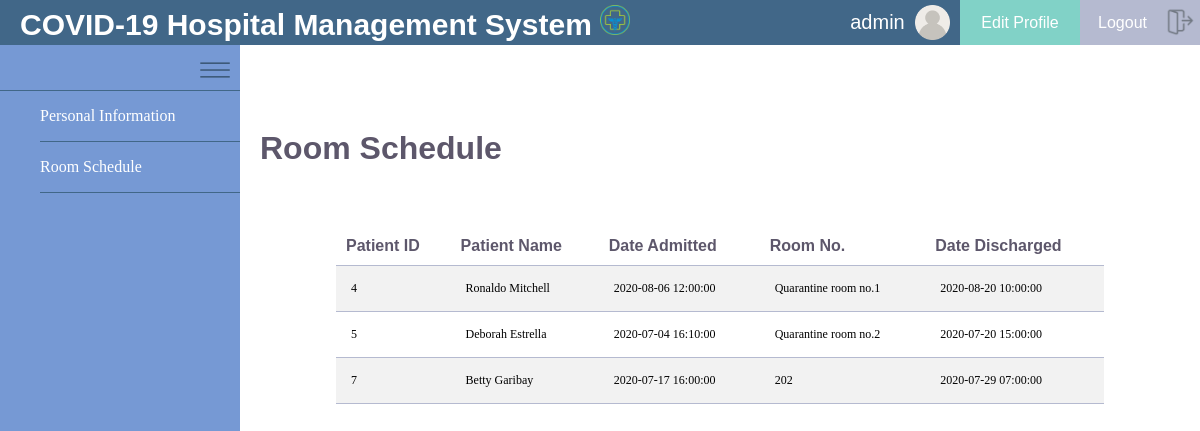
/Wardboy/room_sched.php (signed in), run on the app's committed database.
### tables this page shows
CREATE TABLE `patient_medhis` (
  `diagnosisID` int(20) NOT NULL,
  `NurseID` int(20) NOT NULL,
  `Nurse_name` varchar(255) NOT NULL,
  `ID` int(20) NOT NULL,
  `pVisit_date` datetime NOT NULL,
  `pFull_name` varchar(255) NOT NULL,
  `pAge` varchar(20) NOT NULL,
  `pWeight` varchar(20) NOT NULL,
  `pHeight` varchar(20) NOT NULL,
  `pBlood_pressure` varchar(20) NOT NULL,
  `pBlood_sugar` varchar(20) NOT NULL,
  `pBody_temperature` varchar(20) NOT NULL,
  `pSymptoms` text NOT NULL,
  `pDate_admitted` datetime NOT NULL,
  `pRoom_no` varchar(50) NOT NULL,
  `pDate_discharged` datetime NOT NULL,
  `pTravel_history` varchar(255) NOT NULL,
  `pModified_classification` varchar(255) NOT NULL,
  `pDate_confirmed` datetime NOT NULL,
  `pTest_results` varchar(200) NOT NULL,
  `pCondition` text NOT NULL
);

### Wardboy/room_sched.php (the view, shortened to what this page needs)
<?php include('code.php'); ?>
<!DOCTYPE html>
<html>
<head>
	<link rel="stylesheet" type="text/css" href="wb.css">
</head>
<body>
		<div class="navbar">
		<h1 id="name">COVID-19 Hospital Management System
			<img src="images/hospital.png" id="hospital">
		</h1>
	</div>
	<div id="username" style="font-family: arial; color: white; text-align: center; justify-content: center; line-height: 45px; font-size: 20px;">
		<img src="Images/user.png" id="userpng">
		<?php echo $_SESSION ['username'];?>
	</div>
	<div>
	<a href="wb_edit.php"><div id="edit" style="font-family: arial; color: white; text-align: center; justify-content: center; line-height: 45px; font-size: 16px;">Edit Profile <img src="Images/edit.png" id="editpng"> </div></a>
		 	<a href="logout.php"><div id="logout" style="font-family: arial; color: white; text-align: center; justify-content: center; line-height: 45px; font-size: 16px;">Logout <img src="Images/logout.png" id="logoutpng"></div></a>
	<div id="menu">
		<img src="Images/menu.png" id="menus">
	</div>
	<div class="area">
		<h1 class="htitle">Room Schedule</h1>
		<?php $results = mysqli_query($db, "SELECT ID, pFull_name, pDate_admitted, pRoom_no, pDate_discharged FROM patient_medhis WHERE pDate_admitted != 0"); ?>
			<table width="60%" class="tbl">
			<table width="80%" class="tbl">
				<tr class="tr">
						<th class="th">Patient ID</th>
						<th class="th">Patient Name</th>
						<th class="th">Date Admitted</th>
						<th class="th">Room No.</th>
						<th class="th">Date Discharged</th>
					</tr>
				<?php while ($row = mysqli_fetch_array($results)) { ?>
					<tr class="tr">
						<td class="td"><?php echo $row['ID']; ?></td>
						<td class="td"><?php echo $row['pFull_name']; ?></td>
						<td class="td"><?php echo $row['pDate_admitted']; ?></td>
						<td class="td"><?php echo $row['pRoom_no']; ?></td>
						<td class="td"><?php echo $row['pDate_discharged']; ?></td>
					</tr>
				<?php } ?>
				</table>
	</div>
	<div id="menulist">
		<ul>
			<li><a href="home.php">Personal Information</a></li>
			<li><a href="room_sched.php">Room Schedule</a></li>
		</ul>
	</div>
</body>
</html>

### Wardboy/wb.css (style rules this page uses)
* { margin: 0; }
#hospital { width: 30px; height: 30px; padding-top: 5px; }
#name { font-family: helvetica; font-size: 30px; color: white; text-align: left; text-indent: 20px; }
.navbar { background: #416788; width: 70%; height: 45px; float: left; }
#username { width: 10%; float: left; background: #416788; height: 45px; }
#edit { width: 10%; background: #81D2c7; float: left; height: 45px; }
#logout { width: 10%; background: #b5bad0; float: left; height: 45px; }
#menu { background: #7699d4; width: 20%; height: 45px; border-bottom: 1px solid #416788; float: left; }
#menulist { background: #7699d4; width: 20%; height:100vh; }
ul { box-sizing: border-box; }
ul li { font-family: verdana; background: #7699d4; border-bottom: 1px solid #416788; line-height: 50px; list-style: none; }
ul li a { text-decoration: none; color: white; }
.htitle { font-family: Arial; margin-top: 85px; text-indent:20px; color: #5d576b; }
.area { overflow: hidden; overflow-y: scroll; background: white; float: right; width: 80%; height: calc(100vh - 45px); box-sizing: border-box; }
.tbl { margin: 30px auto; border-collapse: collapse; }
.th { text-align: left; border: none; border-bottom: 1px solid #b5bad0; color: #5d576b; font-family: helvetica; font-weight: 500px; padding: 10px; }
.td { font-family: verdana; font-size: 12px; padding: 15px; border: none; border-bottom: 1px solid #b5bad0; }
.tr { padding: 20px; }
.tr:nth-child(even) { background-color: #f2f2f2; }
#menus { height: 50px; width: 50px; float: right; }
#userpng { padding-top: 5px; padding-right: 10px; height: 35px; width: 35px; float: right; }
#logoutpng { padding-top: 5px; padding-right: 5px; height: 40px; width: 30px; float: right; }

### data on the page
patient_medhis: ID "4", pFull_name "Ronaldo Mitchell", pDate_admitted "2020-08-06 12:00:00", pRoom_no "Quarantine room no.1", pDate_discharged "2020-08-20 10:00:00"
patient_medhis: ID "5", pFull_name "Deborah Estrella", pDate_admitted "2020-07-04 16:10:00", pRoom_no "Quarantine room no.2", pDate_discharged "2020-07-20 15:00:00"
patient_medhis: ID "7", pFull_name "Betty Garibay", pDate_admitted "2020-07-17 16:00:00", pRoom_no "202", pDate_discharged "2020-07-29 07:00:00"

### other printed values
$_SESSION ['username'] "admin"
